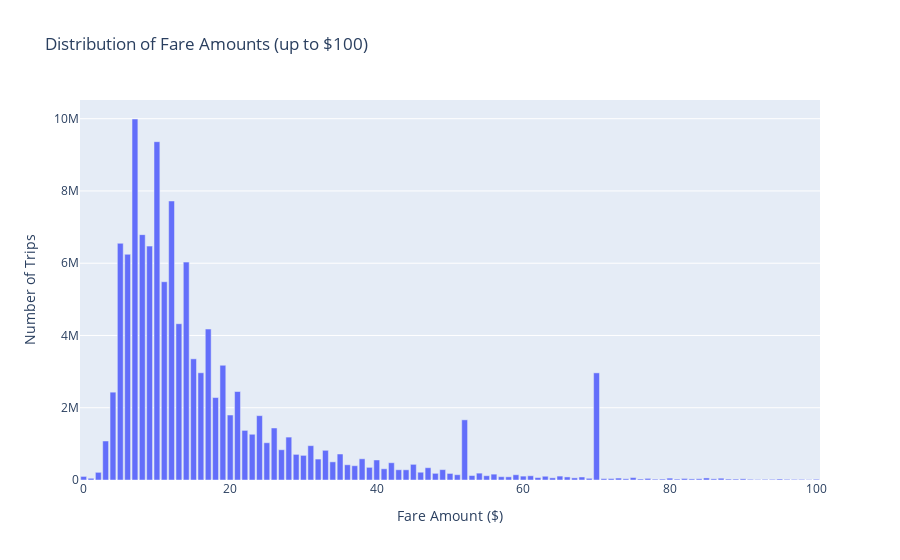
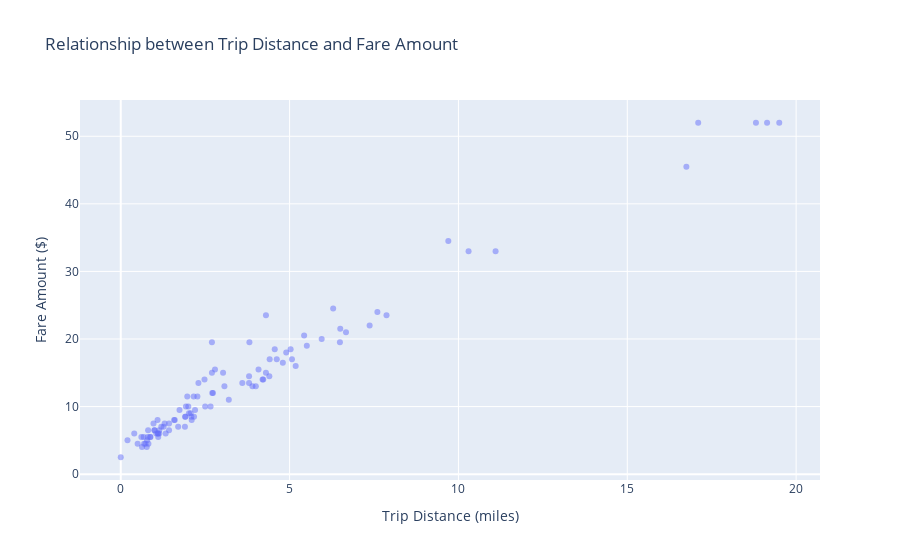
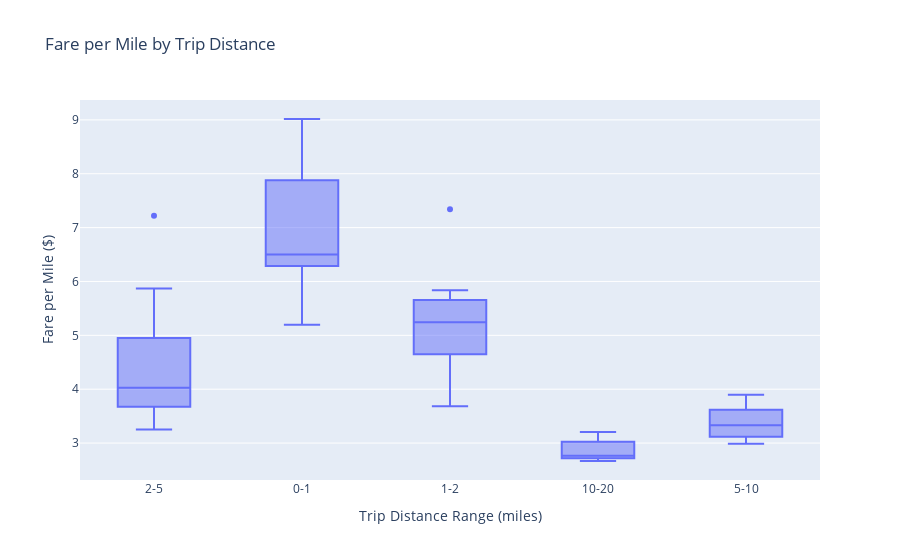

The code cell stored with these charts, in order, in its notebook:
### Markdown cell above
## Fare Analysis

### Code cell
if 'fare_amount' in column_names:
    # Use a faster approach with binned fare amounts for the histogram
    fare_bins_query = """
        SELECT 
            FLOOR(fare_amount) as fare_bin,
            COUNT(*) as trip_count
        FROM all_taxi_trips
        WHERE fare_amount BETWEEN 0 AND 100  -- Filter out extreme outliers
        GROUP BY fare_bin
        ORDER BY fare_bin
    """
    
    fare_bins = execute_query(fare_bins_query, "Error creating fare distribution")
    
    if not fare_bins.empty:
        print("\nFare amount distribution (binned):")
        display(fare_bins.head())
        
        # Create fare distribution plot
        fig = px.bar(
            fare_bins,
            x="fare_bin",
            y="trip_count",
            title="Distribution of Fare Amounts (up to $100)",
            labels={"fare_bin": "Fare Amount ($)", "trip_count": "Number of Trips"}
        )
        fig.update_layout(xaxis_title="Fare Amount ($)", yaxis_title="Number of Trips")
        fig.show()
    
    # Analyze the relationship between trip distance and fare amount with sampling
    if 'trip_distance' in column_names:
        distance_fare_relation = execute_query("""
            SELECT 
                trip_distance, 
                fare_amount
            FROM all_taxi_trips
            WHERE trip_distance BETWEEN 0 AND 20
            AND fare_amount BETWEEN 0 AND 100
            LIMIT 100  -- Limiting for performance in visualization
        """, "Error analyzing distance-fare relationship")
        
        if not distance_fare_relation.empty:
            print("\nRelationship between trip distance and fare (sample):")
            display(distance_fare_relation.head())
            
            # Create scatter plot of distance vs fare
            fig = px.scatter(
                distance_fare_relation, 
                x="trip_distance", 
                y="fare_amount",
                title="Relationship between Trip Distance and Fare Amount",
                labels={"trip_distance": "Trip Distance (miles)", "fare_amount": "Fare Amount ($)"},
                opacity=0.5
            )
            
            # Add regression line
            fig.update_layout(xaxis_title="Trip Distance (miles)", yaxis_title="Fare Amount ($)")
            fig.show()
        
        # Calculate fare per mile with sampling
        fare_per_mile_query = """
            SELECT 
                trip_distance,
                fare_amount,
                CASE 
                    WHEN trip_distance > 0 THEN fare_amount / trip_distance 
                    ELSE NULL 
                END as fare_per_mile
            FROM all_taxi_trips
            WHERE trip_distance BETWEEN 0.5 AND 20  -- Avoid division by zero or very small values
            AND fare_amount BETWEEN 2.5 AND 100     -- Filter out potential errors
            LIMIT 100 -- Limiting for performance in visualization
        """
        
        fare_per_mile = execute_query(fare_per_mile_query, "Error calculating fare per mile")
        
        if not fare_per_mile.empty:
            # Create distance bucket categories
            fare_per_mile['distance_bucket'] = pd.cut(
                fare_per_mile['trip_distance'], 
                bins=[0, 1, 2, 5, 10, 20],
                labels=['0-1', '1-2', '2-5', '5-10', '10-20']
            )
            
            # Aggregate by distance bucket
            fare_per_mile_agg = fare_per_mile.groupby('distance_bucket').agg({
                'fare_per_mile': ['mean', 'median', 'std', 'count']
            }).reset_index()
            
            fare_per_mile_agg.columns = ['distance_bucket', 'mean', 'median', 'std', 'count']
            
            print("\nFare per mile statistics by distance bucket:")
            display(fare_per_mile_agg)
            
            # Create boxplot of fare per mile by distance buckets
            fig = px.box(
                fare_per_mile,
                x="distance_bucket",
                y="fare_per_mile",
                title="Fare per Mile by Trip Distance",
                labels={"distance_bucket": "Trip Distance (miles)", "fare_per_mile": "Fare per Mile ($)"}
            )
            fig.update_layout(xaxis_title="Trip Distance Range (miles)", yaxis_title="Fare per Mile ($)")
            fig.show()
else:
    print("Fare amount column not found. Skipping fare analysis.")

### Figure 1 — Plotly figure (JSON) as saved in the notebook; plotly's stock layout.template omitted (floating-point values rounded to 4 significant figures)
{"data": [{"alignmentgroup": "True", "hovertemplate": "Fare Amount ($)=%{x}<br>Number of Trips=%{y}<extra></extra>", "legendgroup": "", "marker": {"color": "#636efa", "pattern": {"shape": ""}}, "name": "", "offsetgroup": "", "orientation": "v", "showlegend": false, "textposition": "auto", "type": "bar", "x": [0, 1, 2, 3, 4, 5, 6, 7, 8, 9, 10, 11, 12, 13, 14, 15, 16, 17, 18, 19, 20, 21, 22, 23, 24, 25, 26, 27, 28, 29, 30, 31, 32, 33, 34, 35, 36, 37, 38, 39, 40, 41, 42, 43, 44, 45, 46, 47, 48, 49, 50, 51, 52, 53, 54, 55, 56, 57, 58, 59, 60, 61, 62, 63, 64, 65, 66, 67, 68, 69, 70, 71, 72, 73, 74, 75, 76, 77, 78, 79, 80, 81, 82, 83, 84, 85, 86, 87, 88, 89, 90, 91, 92, 93, 94, 95, 96, 97, 98, 99, 100], "xaxis": "x", "y": [99204, 47809, 212335, 1079437, 2430872, 6551357, 6246799, 9991608, 6790975, 6473100, 9363957, 5487814, 7722246, 4325865, 6030794, 3353769, 2967743, 4177529, 2281889, 3175736, 1798567, 2448591, 1373134, 1266079, 1780458, 1031266, 1439383, 837671, 1187735, 709241, 681613, 950049, 579575, 821901, 502216, 719290, 421314, 395650, 586837, 350037, 554016, 310268, 477978, 283636, 282177, 433448, 215086, 340329, 184710, 286742, 181684, 146328, 1665158, 123927, 190137, 118756, 162238, 91550, 88194, 145054, 107728, 117189, 67582, 104109, 59939, 108628, 85074, 59192, 83411, 46777, 2965091, 37864, 39333, 54034, 33782, 66990, 27926, 44855, 23381, 25858, 52368, 25349, 42306, 30198, 34085, 56838, 32113, 49882, 26246, 25690, 32551, 19660, 14682, 18543, 18886, 27662, 19299, 17684, 18084, 10952, 21176], "yaxis": "y"}], "layout": {"barmode": "relative", "legend": {"tracegroupgap": 0}, "title": {"text": "Distribution of Fare Amounts (up to $100)"}, "xaxis": {"anchor": "y", "domain": [0, 1], "title": {"text": "Fare Amount ($)"}}, "yaxis": {"anchor": "x", "domain": [0, 1], "title": {"text": "Number of Trips"}}}}

### Figure 2 — Plotly figure (JSON) as saved in the notebook; plotly's stock layout.template omitted (floating-point values rounded to 4 significant figures)
{"data": [{"hovertemplate": "Trip Distance (miles)=%{x}<br>Fare Amount ($)=%{y}<extra></extra>", "legendgroup": "", "marker": {"color": "#636efa", "opacity": 0.5, "symbol": "circle"}, "mode": "markers", "name": "", "orientation": "v", "showlegend": false, "type": "scatter", "x": [3.8, 2.1, 0.97, 1.09, 4.3, 10.3, 5.07, 2.02, 2.71, 0.78, 1.91, 0.82, 0.73, 2.16, 1.43, 1.58, 4.2, 2.2, 0.2, 3.9, 3.2, 0, 1.2, 1.7, 1.6, 2.48, 5.95, 4, 9.7, 0.8, 3.8, 3.07, 2.79, 4.22, 6.67, 5.18, 5.03, 1.05, 17.1, 4.8, 2.66, 19.14, 6.49, 1.43, 1.27, 2.07, 4.9, 7.87, 18.81, 19.5, 0.4, 2.7, 4.4, 4.3, 1.9, 2.3, 4.62, 1.33, 2.7, 3.81, 2.73, 0.61, 1.74, 2.09, 2.27, 1.11, 1.14, 0.69, 1.1, 0.87, 3.03, 4.41, 6.29, 6.5, 3.6, 1, 1.3, 2.5, 4.56, 0.5, 0.68, 0.81, 4.08, 1.97, 1.91, 5.51, 1.1, 1.93, 11.1, 0.77, 16.75, 2.17, 5.43, 2, 1, 7.6, 0.88, 0.63, 1.14, 7.37], "xaxis": "x", "y": [14.5, 8, 7.5, 8, 23.5, 33, 17, 9, 12, 5, 8.5, 4.5, 4.5, 11.5, 7.5, 8, 14, 9.5, 5, 13, 11, 2.5, 7, 7, 8, 14, 20, 13, 34.5, 5.5, 13.5, 13, 15.5, 14, 21, 16, 18.5, 6, 52, 16.5, 10, 52, 19.5, 6.5, 7, 9, 18, 23.5, 52, 52, 6, 15, 14.5, 15, 7, 13.5, 17, 6, 19.5, 19.5, 12, 5.5, 9.5, 8.5, 11.5, 5.5, 6, 4.5, 6, 5.5, 15, 17, 24.5, 21.5, 13.5, 6.5, 7.5, 10, 18.5, 4.5, 5.5, 6.5, 15.5, 11.5, 8.5, 19, 6, 10, 33, 4, 45.5, 8.5, 20.5, 10, 6.5, 24, 5.5, 4, 6.5, 22], "yaxis": "y"}], "layout": {"legend": {"tracegroupgap": 0}, "title": {"text": "Relationship between Trip Distance and Fare Amount"}, "xaxis": {"anchor": "y", "domain": [0, 1], "title": {"text": "Trip Distance (miles)"}}, "yaxis": {"anchor": "x", "domain": [0, 1], "title": {"text": "Fare Amount ($)"}}}}

### Figure 3 — Plotly figure (JSON) as saved in the notebook; plotly's stock layout.template omitted (floating-point values rounded to 4 significant figures)
{"data": [{"alignmentgroup": "True", "hovertemplate": "Trip Distance (miles)=%{x}<br>Fare per Mile ($)=%{y}<extra></extra>", "legendgroup": "", "marker": {"color": "#636efa"}, "name": "", "notched": false, "offsetgroup": "", "orientation": "v", "showlegend": false, "type": "box", "x": ["2-5", "2-5", "0-1", "1-2", "2-5", "10-20", "5-10", "2-5", "2-5", "0-1", "1-2", "0-1", "0-1", "2-5", "1-2", "1-2", "2-5", "2-5", "2-5", "2-5", "1-2", "1-2", "1-2", "2-5", "5-10", "2-5", "5-10", "0-1", "2-5", "2-5", "2-5", "2-5", "5-10", "5-10", "5-10", "1-2", "10-20", "2-5", "2-5", "10-20", "5-10", "1-2", "1-2", "2-5", "2-5", "5-10", "10-20", "10-20", "2-5", "2-5", "2-5", "1-2", "2-5", "2-5", "1-2", "2-5", "2-5", "2-5", "0-1", "1-2", "2-5", "2-5", "1-2", "1-2", "0-1", "1-2", "0-1", "2-5", "2-5", "5-10", "5-10", "2-5", "0-1", "1-2", "2-5", "2-5", "0-1", "0-1", "0-1", "2-5", "1-2", "1-2", "5-10", "1-2", "1-2", "10-20", "0-1", "10-20", "2-5", "5-10", "1-2", "0-1", "5-10", "0-1", "0-1", "1-2", "5-10", "5-10", "2-5", "5-10"], "x0": " ", "xaxis": "x", "y": [3.816, 3.81, 7.732, 7.339, 5.465, 3.204, 3.353, 4.455, 4.428, 6.41, 4.45, 5.488, 6.164, 5.324, 5.245, 5.063, 3.333, 4.318, 3.333, 3.438, 5.833, 4.118, 5, 5.645, 3.361, 3.25, 3.557, 6.875, 3.553, 4.235, 5.556, 3.318, 3.148, 3.089, 3.678, 5.714, 3.041, 3.438, 3.759, 2.717, 3.005, 4.545, 5.512, 4.348, 3.673, 2.986, 2.764, 2.667, 5.556, 3.295, 3.488, 3.684, 5.87, 3.68, 4.511, 7.222, 5.118, 4.396, 9.016, 5.46, 4.067, 5.066, 4.955, 5.263, 6.522, 5.455, 6.322, 4.95, 3.855, 3.895, 3.308, 3.75, 6.5, 5.769, 4, 4.057, 9, 8.088, 8.025, 3.799, 5.838, 4.45, 3.448, 5.455, 5.181, 2.973, 5.195, 2.716, 3.917, 3.775, 5, 6.5, 3.158, 6.25, 6.349, 5.702, 2.985, 3.165, 4.867, 3.867], "y0": " ", "yaxis": "y"}], "layout": {"boxmode": "group", "legend": {"tracegroupgap": 0}, "title": {"text": "Fare per Mile by Trip Distance"}, "xaxis": {"anchor": "y", "domain": [0, 1], "title": {"text": "Trip Distance Range (miles)"}}, "yaxis": {"anchor": "x", "domain": [0, 1], "title": {"text": "Fare per Mile ($)"}}}}
